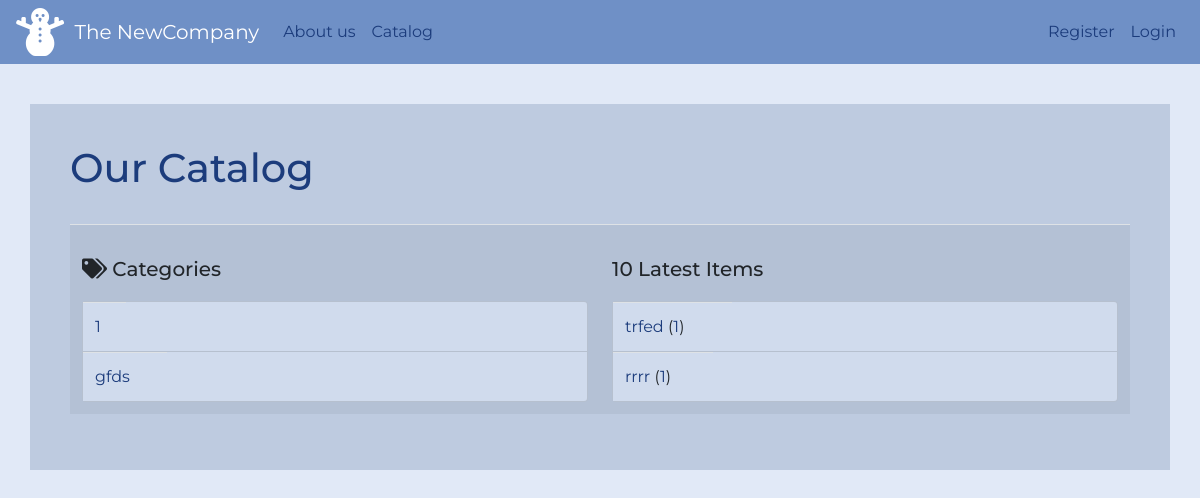
The app's page /catalog, older data.
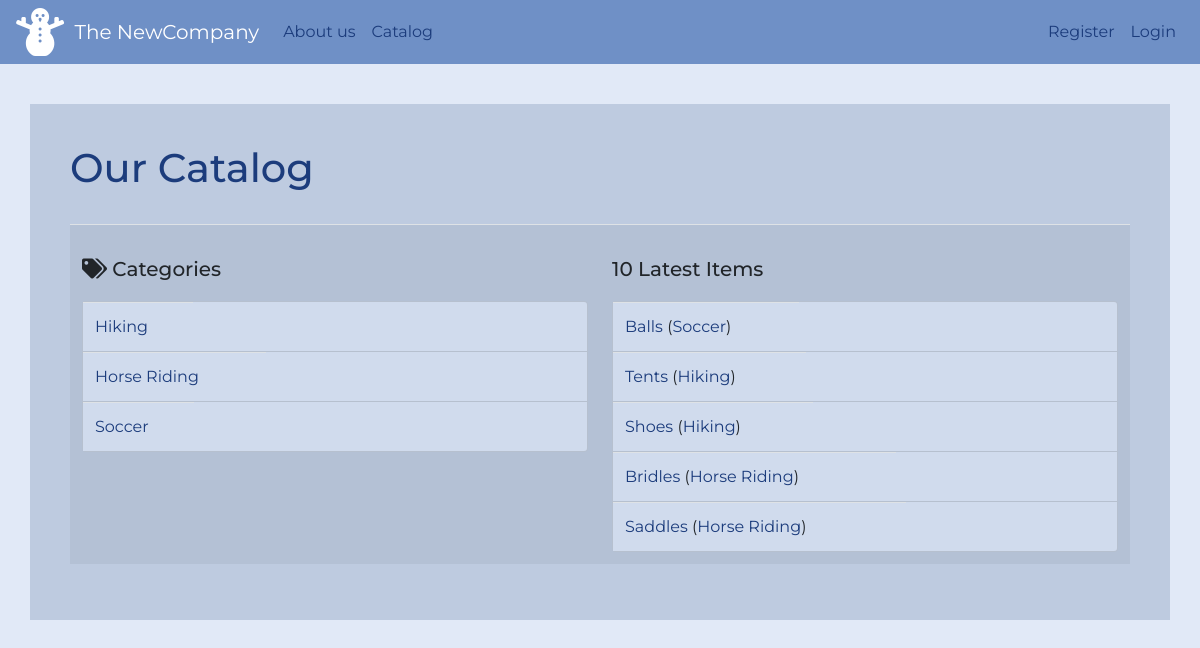
The same page, newer data.
### database_setup.py (models this page shows, shortened)
class Categories(Base):
    __tablename__ = 'categories'
    id = Column(Integer, autoincrement=True, primary_key=True)
    name = Column(String(100), nullable=False, unique=True)
    items = relationship(Items, cascade="all, delete")
    user_id = Column(Integer, ForeignKey('users.id'), nullable=False)

class Items(Base):
    __tablename__ = 'items'
    id = Column(Integer, autoincrement=True, primary_key=True)
    name = Column(String(250), nullable=False)
    detail = Column(String(500))
    category = Column(Integer, ForeignKey('categories.id'))
    creation_time = Column(DateTime, default=datetime.datetime.now)
    modification_time = Column(DateTime, onupdate=datetime.datetime.now)
    user_id = Column(Integer, ForeignKey('users.id'), nullable=False)

### app.py (the view)
@app.route("/catalog")
def catalog():
    username = session.get('username')
    catalog = db.session.query(Categories).order_by(Categories.name)
    latestitems = db.session.query(Items) \
        .order_by(Items.creation_time.desc()).limit(10)
    user_id = db.session.query(Users.id) \
        .filter(Users.username == username).scalar()
    return render_template('catalog.html', catalog=catalog,
                           latestitems=latestitems, user_id=user_id)

### templates/catalog.html (shortened to what this page needs)
{% extends 'layout.html' %}
{% block body %}
    <h1>Our Catalog</h1><br />
    <table class="table table-striped">
      <tr>
        <td class="table-catalog">
            <h5 class="h5-catalog"><i class="fas fa-tags"></i>&nbsp;Categories</h5>
            <ul class="list-group">
            {% for cat in catalog %}
                <li class="list-group-item catalog-list">
                    <table class="table-responsive">
                        <tr>
                            <td class="td1-catalog"><a class="a-cat-catalog" href="{{cat.name}}">{{ cat.name }}</a></td>
                        </tr>
                    </table>
                </li>
            {% endfor %}
            </ul>
        </td>
        <td class="table-catalog">
            <h5 class="h5-catalog">10 Latest Items</h5>
            <ul class="list-group">
            {% for item in latestitems %}
                <li class="list-group-item catalog-list">
                    <table class="table-responsive">
                        <tr>
                            <td class="td1-catalog"><a class="a-cat-catalog" href="{{item.category}}/{{item.name}}">{{ item.name }}</a>
                            (<a class="a-cat-catalog" href="{{item.category}}">{{ item.category }}</a>)</td>
                        </tr>
                    </table>
                </li>
            {% endfor %}
            </ul>
        </td>
      </tr>
    </table>
{% endblock body %}

### templates/layout.html (shortened to what this page needs)
<!doctype html>
<html lang="de">
    <head>
        <link rel="stylesheet" href="https://stackpath.bootstrapcdn.com/bootstrap/4.2.1/css/bootstrap.min.css">
        <link rel="stylesheet" href="https://use.fontawesome.com/releases/v5.6.3/css/all.css">
        <link rel= "stylesheet" type= "text/css" href= "{{ url_for('static',filename='styles/app.css') }}">
    </head>
    <body>
        {% include 'includes/_navbar.html' %}
        <div class="container my-container">
        {% block body %}
        {% endblock body %}
        </div>
    </body>
</html>

### templates/includes/_navbar.html (shortened to what this page needs)
<nav class="navbar navbar-expand-lg my-nav">
  <i class="fas fa-snowman snowman"></i>
  <a class="navbar-brand" href="/">&nbsp; The NewCompany</a>
  <div class="collapse navbar-collapse" id="navbarNavAltMarkup">
    <div class="navbar-nav">
      <a class="nav-item nav-link" href="/about">About us</a>
      <a class="nav-item nav-link" href="/catalog">Catalog</a>
    </div>
    <div class="navbar-nav ml-auto">
      {% if session.logged_in  %}
        <a class="nav-item nav-link" href="/logout">Logout</a>
      {% else %}
        <a class="nav-item nav-link" href="/register">Register</a>
        <a class="nav-item nav-link" href="/login">Login</a>
      {% endif %}
    </div>
  </div>
</nav>

### static/styles/app.css (style rules this page uses)
body { background-color: #e1e9f7; color: #1c3c7c; font-family: 'Montserrat', sans-serif; }
.snowman { color: #fff; font-size: 3em; }
.my-container { background-color: #becbe0; padding: 40px; margin-top: 40px; }
.h5-catalog { margin: 20px 0; }
.my-nav { background-color: #6f90c6; color: #fff; }
.navbar-brand { color: #fff; }
.nav-item { color: #1c3c7c; padding: 0; }
.table-catalog { width: 50%; }
.td1-catalog { width: 70%; background-color: #d0dbed; margin: 0; padding: 0; border-style: none; }
.list-group-item { padding: 0; }
.catalog-list { background-color: #d0dbed; }
.list-group-item, .list-group-item:hover { z-index: auto; }
.a-cat-catalog { color: #1c3c7c; }

Row changes from the older to the newer data that the page shows:
removed Categories: name "1"
removed Categories: name "gfds"
removed Items: name "trfed", category "1"
removed Items: name "rrrr", category "1"
added Categories: name "Hiking"
added Categories: name "Horse Riding"
added Categories: name "Soccer"
added Items: name "Balls", category "Soccer"
added Items: name "Tents", category "Hiking"
added Items: name "Shoes", category "Hiking"
added Items: name "Bridles", category "Horse Riding"
added Items: name "Saddles", category "Horse Riding"
